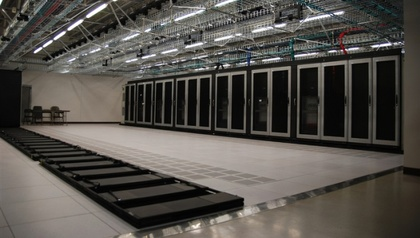
%> input picture code/nosmoke.jpg, 420 x 238 px, shrunk from 1300 x 736 before the run
$ octave --eval "result = smoke(imread('nosmoke.jpg'));"   (GNU Octave 9; MATLAB toolbox functions it lacks are replaced by stand-ins)
%> lines starting %> are read from the running program, lines starting %| are printed output that depends on the picture
function [TVB,en] = smoke(img)
%img=imread('nosmoke.jpg');
graypic=rgb2gray(img);
graypic = uint8(graypic);
TVB=sum(sum(diff(graypic,1,1)))+sum(sum(diff(graypic,1,2)));
%> TVB = 965296
TVB=log(TVB);%14.9125
%> TVB = 13.78
a=tabulate(graypic(:));
%> a = 256 rows, first 12: [250 33 0; 251 32 0; 249 22 0; 229 9 0; 151 255 0; 78 255 1; 47 255 1; 51 255 1; 45 255 1; 48 255 1; 50 255 1; 43 255 1]
        %b=sum(a(:,3).^2)/10000;
b=sum((a(:,1)./255).^2.*a(:,3))/100;
%> b = 0.15

f=double(graypic);
g=fft2(f);
g=fftshift(g);
[N1,N2]=size(g);
%> N1 = 238; N2 = 420
d0=5;
n1=fix(N1/2);
%> n1 = 119
n2=fix(N2/2);
%> n2 = 210
for i=1:N1
    for j=1:N2
        d=sqrt((i-n1)^2+(j-n2)^2);
        if d==0
            h=0;
        else
            h=1/(1+(d/d0)^(2*2));
        end
        result(i,j)=h*g(i,j);
    end
end
%> after the loop, h = 1.84e-07
result=ifftshift(result);
X2=ifft2(result);
X3=uint8(real(X2));
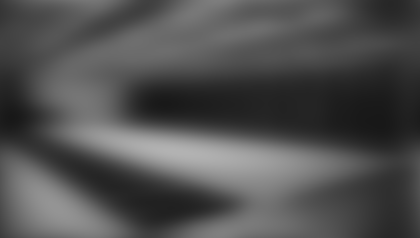
%> X3: size 238x420 uint8; min 24, max 178, mean 80.3
%         imshow(uint8(X3));

a1=tabulate(X3(:));
%> a1 = 178 rows, first 12: [1 0 0; 2 0 0; 3 0 0; 4 0 0; 5 0 0; 6 0 0; 7 0 0; 8 0 0; 9 0 0; 10 0 0; 11 0 0; 12 0 0]
%b1=sum(a1(:,3).^2)/10000;
b1=sum((a1(:,1)./255).^2.*a1(:,3))/100;
%> b1 = 0.118
en=b1/b;%0.9260
%> en = 0.789
%> `result = smoke(imread('nosmoke.jpg'));`: result = 13.78
if isnan(en)
    en=0;
end
end

$ run again, on code/smoke.jpg
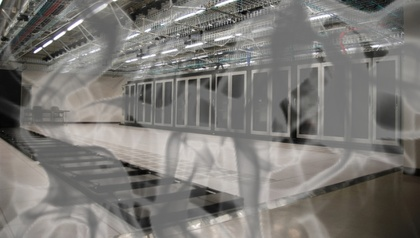
%> input picture code/smoke.jpg, 420 x 238 px, shrunk from 1300 x 736 before the run
%> in smoke, `TVB=sum(sum(diff(graypic,1,1)))+sum(sum(diff(graypic,1,2)));`: TVB = 681263
%> in smoke, `TVB=log(TVB);`: TVB = 13.43
%> a = 255 rows, first 12: [1 1 0.001; 2 0 0; 3 0 0; 4 1 0.001; 5 5 0.005; 6 15 0.015; 7 45 0.045; 8 59 0.059; 9 41 0.041; 10 30 0.03; 11 17 0.017; 12 30 0.03]
%> b = 0.25
%> after the loop in smoke, `for i=1:N1`: h = 1.84e-07
%> in smoke, `X3=uint8(real(X2));`:
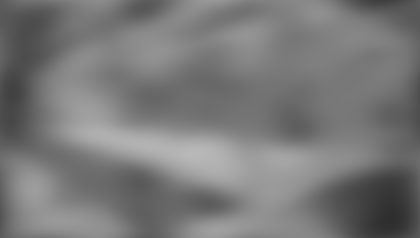
%> X3: size 238x420 uint8; min 46, max 184, mean 120.3
%> a1 = 184 rows, first 12: [1 0 0; 2 0 0; 3 0 0; 4 0 0; 5 0 0; 6 0 0; 7 0 0; 8 0 0; 9 0 0; 10 0 0; 11 0 0; 12 0 0]
%> b1 = 0.232
%> en = 0.927
%> result = 13.43
